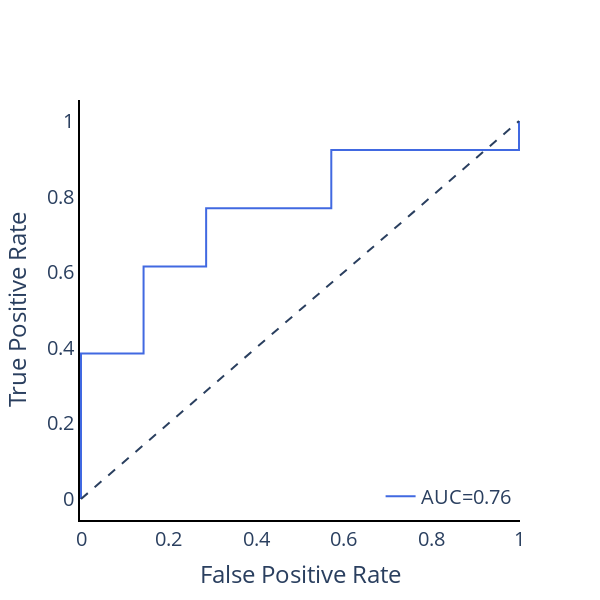

The cell this chart's notebook holds for it:
### Code cell
from autorad.utils import io
from autorad.visualization import plotly_utils
from autorad.training.infer import Inferrer

best_params = io.load_json(result_dir / "best_params.json")
inferrer = Inferrer(params=best_params, result_dir=result_dir)
inferrer.fit_eval(feature_dataset, result_name="test")

results = pd.read_csv(result_dir / "test.csv")
plotly_utils.plot_roc_curve(results.y_true, results.y_pred_proba)

### Figure 1 — Plotly figure (JSON) as saved in the notebook; plotly's stock layout.template omitted (floating-point values rounded to 4 significant figures)
{"data": [{"line": {"color": "royalblue", "width": 2}, "mode": "lines", "name": "AUC=0.76", "type": "scatter", "x": [0, 0, 0, 0.1429, 0.1429, 0.2857, 0.2857, 0.5714, 0.5714, 1, 1], "y": [0, 0.07692, 0.3846, 0.3846, 0.6154, 0.6154, 0.7692, 0.7692, 0.9231, 0.9231, 1]}], "layout": {"font": {"size": 20}, "height": 600, "legend": {"x": 0.99, "xanchor": "right", "y": 0.01, "yanchor": "bottom"}, "plot_bgcolor": "rgba(0, 0, 0, 0)", "shapes": [{"line": {"dash": "dash"}, "type": "line", "x0": 0, "x1": 1, "y0": 0, "y1": 1}], "showlegend": true, "width": 600, "xaxis": {"linecolor": "black", "linewidth": 2, "showgrid": true, "showline": true, "title": {"text": "False Positive Rate"}}, "yaxis": {"linecolor": "black", "linewidth": 2, "showgrid": false, "showline": true, "title": {"text": "True Positive Rate"}}}}
